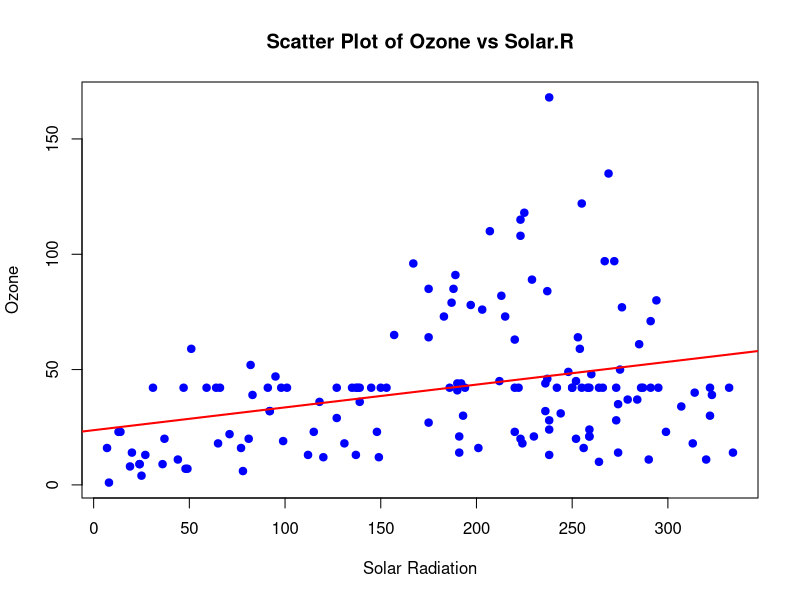

The R script that drew this image:
data("airquality")
colSums(is.na(airquality))
total_rows <- nrow(airquality)
for (col in names(airquality)) {
  na_count <- sum(is.na(airquality[[col]]))
  if (na_count > 0) {
    if (na_count / total_rows < 0.1) {
      airquality <- airquality[!is.na(airquality[[col]]), ]
    } else {
      airquality[[col]][is.na(airquality[[col]])] <- mean(airquality[[col]], na.rm = TRUE)
    }
  }
}
model <- lm(Ozone ~ Solar.R, data = airquality)
summary(model)
plot(airquality$Solar.R, airquality$Ozone,
     main = "Scatter Plot of Ozone vs Solar.R",
     xlab = "Solar Radiation",
     ylab = "Ozone",
     pch = 19, col = "blue")
abline(model, col = "red", lwd = 2)
